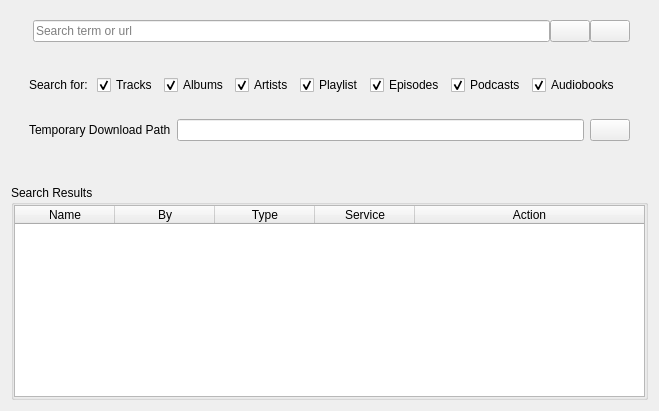
      <widget class="QWidget" name="search">
       <attribute name="title">
        <string>Search</string>
       </attribute>
       <layout class="QVBoxLayout" name="verticalLayout_3">
        <item>
         <widget class="QGroupBox" name="group_search">
          <property name="maximumSize">
           <size>
            <width>16777215</width>
            <height>100</height>
           </size>
          </property>
          <property name="styleSheet">
           <string notr="true">QGroupBox {
	border:0;
}</string>
          </property>
          <property name="title">
           <string/>
          </property>
          <property name="flat">
           <bool>true</bool>
          </property>
          <layout class="QHBoxLayout" name="horizontalLayout_5">
           <item>
            <widget class="QGroupBox" name="groupBox_7">
             <property name="maximumSize">
              <size>
               <width>16777215</width>
               <height>100</height>
              </size>
             </property>
             <property name="autoFillBackground">
              <bool>false</bool>
             </property>
             <property name="styleSheet">
              <string notr="true"/>
             </property>
             <property name="title">
              <string/>
             </property>
             <property name="flat">
              <bool>true</bool>
             </property>
             <layout class="QHBoxLayout" name="horizontalLayout_3">
              <property name="spacing">
               <number>0</number>
              </property>
              <property name="leftMargin">
               <number>6</number>
              </property>
              <property name="topMargin">
               <number>0</number>
              </property>
              <property name="bottomMargin">
               <number>0</number>
              </property>
              <item>
               <widget class="QLabel" name="label_2">
                <property name="text">
                 <string/>
                </property>
               </widget>
              </item>
              <item>
               <widget class="QLineEdit" name="search_term">
                <property name="text">
                 <string/>
                </property>
                <property name="dragEnabled">
                 <bool>true</bool>
                </property>
                <property name="placeholderText">
                 <string>Search term or url</string>
                </property>
                <property name="clearButtonEnabled">
                 <bool>true</bool>
                </property>
               </widget>
              </item>
              <item>
               <widget class="QPushButton" name="btn_search">
                <property name="text">
                 <string/>
                </property>
               </widget>
              </item>
              <item>
               <widget class="QPushButton" name="btn_search_filter_toggle">
                <property name="text">
                 <string/>
                </property>
               </widget>
              </item>
             </layout>
            </widget>
           </item>
          </layout>
         </widget>
        </item>
        <item>
         <widget class="QGroupBox" name="group_search_items">
          <property name="minimumSize">
           <size>
            <width>0</width>
            <height>0</height>
           </size>
          </property>
          <property name="styleSheet">
           <string notr="true">QGroupBox {
	border:0;
}</string>
          </property>
          <property name="title">
           <string/>
          </property>
          <property name="flat">
           <bool>true</bool>
          </property>
          <layout class="QVBoxLayout" name="verticalLayout_37">
           <item>
            <widget class="QGroupBox" name="search_categories">
             <property name="minimumSize">
              <size>
               <width>0</width>
               <height>0</height>
              </size>
             </property>
             <property name="title">
              <string/>
             </property>
             <property name="flat">
              <bool>false</bool>
             </property>
             <layout class="QHBoxLayout" name="horizontalLayout_233">
              <item>
               <widget class="QLabel" name="label_3">
                <property name="text">
                 <string>Search for: </string>
                </property>
               </widget>
              </item>
              <item>
               <widget class="QCheckBox" name="enable_search_tracks">
                <property name="text">
                 <string>Tracks</string>
                </property>
                <property name="checked">
                 <bool>true</bool>
                </property>
               </widget>
              </item>
              <item>
               <widget class="QCheckBox" name="enable_search_albums">
                <property name="text">
                 <string>Albums</string>
                </property>
                <property name="checked">
                 <bool>true</bool>
                </property>
               </widget>
              </item>
              <item>
               <widget class="QCheckBox" name="enable_search_artists">
                <property name="text">
                 <string>Artists</string>
                </property>
                <property name="checked">
                 <bool>true</bool>
                </property>
               </widget>
              </item>
              <item>
               <widget class="QCheckBox" name="enable_search_playlists">
                <property name="text">
                 <string>Playlist</string>
                </property>
                <property name="checked">
                 <bool>true</bool>
                </property>
               </widget>
              </item>
              <item>
               <widget class="QCheckBox" name="enable_search_episodes">
                <property name="text">
                 <string>Episodes</string>
                </property>
                <property name="checked">
                 <bool>true</bool>
                </property>
               </widget>
              </item>
              <item>
               <widget class="QCheckBox" name="enable_search_podcasts">
                <property name="text">
                 <string>Podcasts</string>
                </property>
                <property name="checked">
                 <bool>true</bool>
                </property>
               </widget>
              </item>
              <item>
               <widget class="QCheckBox" name="enable_search_audiobooks">
                <property name="text">
                 <string>Audiobooks</string>
                </property>
                <property name="checked">
                 <bool>true</bool>
                </property>
               </widget>
              </item>
              <item>
               <spacer name="horizontalSpacer_8">
                <property name="orientation">
                 <enum>Qt::Horizontal</enum>
                </property>
                <property name="sizeType">
                 <enum>QSizePolicy::Fixed</enum>
                </property>
                <property name="sizeHint" stdset="0">
                 <size>
                  <width>10</width>
                  <height>20</height>
                 </size>
                </property>
               </spacer>
              </item>
             </layout>
            </widget>
           </item>
           <item>
            <widget class="QGroupBox" name="group_login_form_6">
             <property name="minimumSize">
              <size>
               <width>0</width>
               <height>0</height>
              </size>
             </property>
             <property name="title">
              <string/>
             </property>
             <property name="flat">
              <bool>false</bool>
             </property>
             <layout class="QHBoxLayout" name="horizontalLayout_234">
              <item>
               <widget class="QLabel" name="lb_tmp_dl_root">
                <property name="text">
                 <string>Temporary Download Path</string>
                </property>
               </widget>
              </item>
              <item>
               <widget class="QLineEdit" name="tmp_dl_root"/>
              </item>
              <item>
               <widget class="QPushButton" name="btn_download_tmp_browse">
                <property name="text">
                 <string/>
                </property>
               </widget>
              </item>
             </layout>
            </widget>
           </item>
           <item>
            <spacer name="horizontalSpacer_7">
             <property name="orientation">
              <enum>Qt::Horizontal</enum>
             </property>
             <property name="sizeHint" stdset="0">
              <size>
               <width>0</width>
               <height>0</height>
              </size>
             </property>
            </spacer>
           </item>
          </layout>
         </widget>
        </item>
        <item>
         <widget class="QGroupBox" name="group_temp_dl_root">
          <property name="minimumSize">
           <size>
            <width>0</width>
            <height>0</height>
           </size>
          </property>
          <property name="styleSheet">
           <string notr="true">QGroupBox {
	border:0;
}</string>
          </property>
          <property name="title">
           <string/>
          </property>
          <property name="flat">
           <bool>true</bool>
          </property>
          <layout class="QHBoxLayout" name="horizontalLayout_28">
           <property name="leftMargin">
            <number>0</number>
           </property>
           <property name="topMargin">
            <number>0</number>
           </property>
           <property name="rightMargin">
            <number>0</number>
           </property>
           <property name="bottomMargin">
            <number>0</number>
           </property>
          </layout>
         </widget>
        </item>
        <item>
         <widget class="QGroupBox" name="group_search_results">
          <property name="title">
           <string>Search Results</string>
          </property>
          <property name="flat">
           <bool>true</bool>
          </property>
          <layout class="QVBoxLayout" name="verticalLayout_4">
           <property name="spacing">
            <number>0</number>
           </property>
           <property name="leftMargin">
            <number>0</number>
           </property>
           <property name="topMargin">
            <number>0</number>
           </property>
           <property name="rightMargin">
            <number>0</number>
           </property>
           <property name="bottomMargin">
            <number>0</number>
           </property>
           <item>
            <widget class="QTableWidget" name="tbl_search_results">
             <property name="lineWidth">
              <number>1</number>
             </property>
             <property name="editTriggers">
              <set>QAbstractItemView::NoEditTriggers</set>
             </property>
             <property name="showDropIndicator" stdset="0">
              <bool>true</bool>
             </property>
             <property name="selectionMode">
              <enum>QAbstractItemView::SingleSelection</enum>
             </property>
             <property name="selectionBehavior">
              <enum>QAbstractItemView::SelectRows</enum>
             </property>
             <property name="sortingEnabled">
              <bool>false</bool>
             </property>
             <attribute name="horizontalHeaderStretchLastSection">
              <bool>true</bool>
             </attribute>
             <column>
              <property name="text">
               <string>Name</string>
              </property>
             </column>
             <column>
              <property name="text">
               <string>By</string>
              </property>
             </column>
             <column>
              <property name="text">
               <string>Type</string>
              </property>
             </column>
             <column>
              <property name="text">
               <string>Service</string>
              </property>
             </column>
             <column>
              <property name="text">
               <string>Action</string>
              </property>
             </column>
            </widget>
           </item>
          </layout>
         </widget>
        </item>
       </layout>
      </widget>
